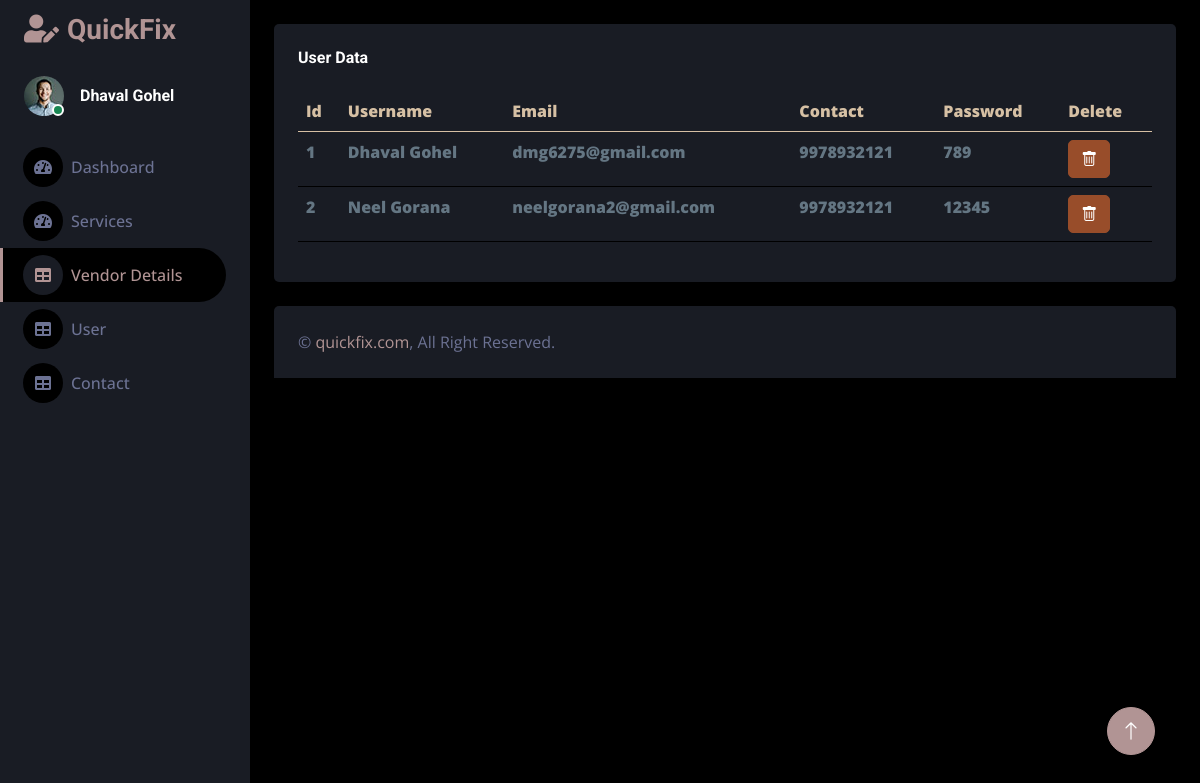
Screenshot of /admin-vendata with the database file from the repository.
### QuickFix/models.py (models this page shows)
class VendorReg(models.Model):
    id = models.AutoField(primary_key=True)
    username = models.CharField(max_length=100)
    email = models.CharField(max_length=100)
    phone = models.CharField(max_length=100)
    password = models.CharField(max_length=100)

### QuickFix/views.py (the view)
# urls.py: path('admin-vendata',views.venData,name='admin-vendata'),
def venData(request):
    data = VendorReg.objects.all()
    return render(request, 'Admin_Vendor_Data.html', {'data' : data})

### templates/Admin_Vendor_Data.html (shortened to what this page needs)
<!DOCTYPE html>
<html lang="en">
<head>
    <link href="https://cdnjs.cloudflare.com/ajax/libs/font-awesome/5.10.0/css/all.min.css" rel="stylesheet">
    <link href="https://cdn.jsdelivr.net/npm/bootstrap-icons@1.4.1/font/bootstrap-icons.css" rel="stylesheet">
    <link href="/static/admin_css/lib/owlcarousel/assets/owl.carousel.min.css" rel="stylesheet">
    <link href="/static/admin_css/lib/tempusdominus/css/tempusdominus-bootstrap-4.min.css" rel="stylesheet" />
    <link href="/static/admin_css/css/bootstrap.min.css" rel="stylesheet">
    <link href="/static/admin_css/css/style.css" rel="stylesheet">
  <link rel="stylesheet" href="https://cdn.jsdelivr.net/npm/sweetalert2@11/dist/sweetalert2.min.css">
</head>
<body>
    <div class="container-fluid position-relative d-flex p-0">
        <div class="sidebar pe-4 pb-3">
            <nav class="navbar bg-secondary navbar-dark">
                <a href="index.html" class="navbar-brand mx-4 mb-3">
                    <h3 class="text-primary"><i class="fa fa-user-edit me-2"></i>QuickFix</h3>
                </a>
                <div class="d-flex align-items-center ms-4 mb-4">
                    <div class="position-relative">
                        <img class="rounded-circle" src="/static/admin_css/img/user.jpg" alt="" style="width: 40px; height: 40px;">
                        <div class="bg-success rounded-circle border border-2 border-white position-absolute end-0 bottom-0 p-1"></div>
                    </div>
                    <div class="ms-3">
                        <h6 class="mb-0">Dhaval Gohel</h6>
                    </div>
                </div>
                <div class="navbar-nav w-100">
                    <a href="{% url 'admin-dashboard'%}" class="nav-item nav-link "><i class="fa fa-tachometer-alt me-2"></i>Dashboard</a>
                    <a href="{% url 'admin-vendor'%}" class="nav-item nav-link "><i class="fa fa-tachometer-alt me-2"></i>Services</a>
                    <a href="{% url 'admin-vendata'%}" class="nav-item nav-link active"><i class="fa fa-table me-2"></i>Vendor Details</a>
                    <a href="{% url 'admin-user'%}" class="nav-item nav-link "><i class="fa fa-table me-2"></i>User</a>
                    <a href="{% url 'admin-contactus'%}" class="nav-item nav-link "><i class="fa fa-table me-2"></i>Contact</a>
                </div>
            </nav>
        </div>
        <div class="content">
            <div class="container-fluid pt-4 px-4">
                <div class="row g-4">
                    <div class="col-12">
                        <div class="bg-secondary rounded h-100 p-4">
                            <h6 class="mb-4">User Data</h6>
                            <table class="table">
                                <thead>
                                    <tr>
                                        <th scope="col">Id</th>
                                        <th scope="col">Username</th>
                                        <th scope="col">Email</th>
                                        <th scope="col">Contact</th>
                                        <th scope="col">Password</th>
                                        <th scope="col">Delete</th>
                                    </tr>
                                </thead>
                                <tbody>
                                    {% for data in data %}
                                        <tr>
                                            <td>{{ forloop.counter }}</td>
                                            <td>{{ data.username }}</td>
                                            <td>{{ data.email }}</td>
                                            <td>{{ data.phone }}</td>
                                            <td>{{ data.password }}</td>
                                            <td>
                                                <form id="delete-form-{{ data.id }}" action="{% url 'ven_delete' data.id %}" method="POST">
                                                    <button type="button" class="btn btn-danger" onclick="confirmDelete('{{data.id}}')">
                                                        <i class="bi bi-trash"></i>
                                                    </button>
                                                </form>
                                            </td>
                                        </tr>
                                    {% endfor %}
                                </tbody>
                            </table>
                        </div>
                    </div>
                </div>
            </div>
            <div class="container-fluid pt-4 px-4">
                <div class="bg-secondary rounded-top p-4">
                    <div class="row">
                        <div class="col-12 col-sm-6 text-center text-sm-start">
                            &copy; <a href="#">quickfix.com</a>, All Right Reserved.
                        </div>
                    </div>
                </div>
            </div>
        </div>
        <a href="#" class="btn btn-lg btn-primary btn-lg-square back-to-top"><i class="bi bi-arrow-up"></i></a>
    </div>
</body>
</html>

### static/admin_css/css/style.css (style rules this page uses)
:root { --primary: #b19494; --secondary: #191C24; --light: #6C7293; --dark: #000000; }
.back-to-top { position: fixed; display: none; right: 45px; bottom: 45px; z-index: 99; }
.btn { transition: .5s; }
.btn-lg-square { width: 48px; height: 48px; }
.btn-square, .btn-sm-square, .btn-lg-square { padding: 0; display: inline-flex; align-items: center; justify-content: center; font-weight: normal; border-radius: 50px; }
.sidebar { position: fixed; top: 0; left: 0; bottom: 0; width: 250px; height: 100vh; overflow-y: auto; background: var(--secondary); transition: 0.5s; z-index: 999; }
.content { margin-left: 250px; min-height: 100vh; background: var(--dark); transition: 0.5s; }
@media (min-width: 992px) { .sidebar { margin-left: 0; } }
@media (min-width: 992px) { .content { width: calc(100% - 250px); } }
.sidebar .navbar .navbar-nav .nav-link { padding: 7px 20px; color: var(--light); font-weight: 500; border-left: 3px solid var(--secondary); border-radius: 0 30px 30px 0; outline: none; }
.sidebar .navbar .navbar-nav .nav-link:hover, .sidebar .navbar .navbar-nav .nav-link.active { color: var(--primary); background: var(--dark); border-color: var(--primary); }
.sidebar .navbar .navbar-nav .nav-link i { width: 40px; height: 40px; display: inline-flex; align-items: center; justify-content: center; background: var(--dark); border-radius: 40px; }
.sidebar .navbar .navbar-nav .nav-link:hover i, .sidebar .navbar .navbar-nav .nav-link.active i { background: var(--secondary); }

### templates/Admin_Vendor_Data.html (style rules this page uses)
th { color: rgb(214, 192, 164); align-content: center; font-weight: 800; }
td { color: rgb(100, 118, 131); font-weight: 800; }

### rows the page displays
VendorReg: username "Dhaval Gohel", email "dmg6275@gmail.com", phone "9978932121", password "789"
VendorReg: username "Neel Gorana", email "neelgorana2@gmail.com", phone "9978932121", password "12345"
